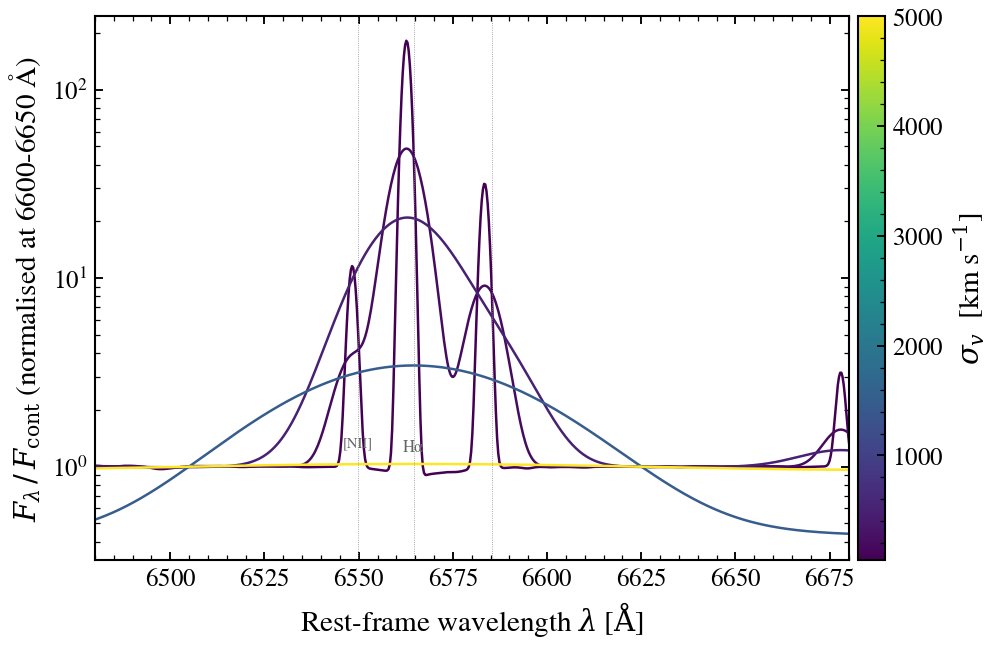

Source code (Python):
"""
Emission-line velocity dispersion: narrow [NII] to broad Hα
===========================================================

Narrow-line regions sit at σ_v ≈ 50–300 km/s; a broad Hα component from the
AGN accretion disk reaches thousands of km/s. The [NII] doublet is separated
by 35.4 Å (6549.86 and 6585.28 Å vacuum), which corresponds to σ_v ≈ 1600
km/s — above that the two lines merge into the wing of Hα.
"""

import os

os.environ["TF_CPP_MIN_LOG_LEVEL"] = "2"

import warnings

import jax
import jax.numpy as jnp
import matplotlib as mpl
import matplotlib.pyplot as plt
import numpy as np

import tengri
from tengri.plot import setup_style

setup_style()
warnings.filterwarnings("ignore", message=".*BakedInBackend.*")


# ─── Setup ───────────────────────────────────────────────────────────
SIGMA_GRID = np.array([50.0, 200.0, 500.0, 1500.0, 5000.0])
Z = 0.05  # Avoid predict_spectrum NaN at z=0
WAVE_OBS = jnp.linspace(6450.0 * (1 + Z), 6700.0 * (1 + Z), 800)
WAVE_REST = np.asarray(WAVE_OBS) / (1 + Z)

# Load SSP and build model with Cue nebular component (bare-stellar SSP)
ssp = tengri.load_ssp("fsps_prsc_miles_chabrier")
spec = tengri.Spectroscopy(wave_obs=WAVE_OBS, resolution=3000.0)
obs = tengri.Observation(spectroscopy=spec)

# ``sigma_v_kms`` is a "shared" parameter (parameters/_shared.py) with no
# nested-dict-grammar key of its own -- unlike redshift/met_logzsol it is
# reachable through neither a top-level ``SEDModel.build(...)`` kwarg nor any
# group's wildcard, only through the flat ``Parameters`` escape hatch. It is
# swept below (#2296: a params-dict key the spec declared Fixed is refused),
# so build the spec via ``parse_groups`` as ``.build()`` would internally,
# then free it explicitly with ``merge_observation_params`` before
# constructing the model. Declared bounds are capped at the parameter's own
# physical constraint (sigma_v_kms in [0, 2000] km/s); SIGMA_GRID's 5000 km/s
# point is a direct value override at predict time, not bounded by the prior.
param_spec = tengri.parse_groups(
    sfh={
        "type": "dpl",
        "all_params": tengri.Fixed(tengri.DEFAULT),
        "alpha": 3.0,
        "beta": 0.3,
        "tau_gyr": 0.03,
        "log_total_mass": 8.48,
    },
    dust_attenuation={
        "law": "power_law",
        "type": "two_component",
        "all_params": tengri.Fixed(tengri.DEFAULT),
        "tau_bc": 0.0,
        "tau_diff": 0.05,
    },
    neb={
        "type": "cue",
        "all_params": tengri.Fixed(tengri.DEFAULT),
        "logU": tengri.Fixed(-2.5),
        "fesc": tengri.Fixed(0.0),
    },
    redshift=tengri.Fixed(Z),
).merge_observation_params(sigma_v_kms=tengri.Uniform(0.0, 2000.0))
model = tengri.SEDModel(param_spec, ssp, observation=obs)

baseline = dict(model.spec.sample(jax.random.PRNGKey(0)))

# ─── Sweep emission-line sigma_v ──────────────────────────────────
norm = mpl.colors.Normalize(vmin=SIGMA_GRID.min(), vmax=SIGMA_GRID.max())
cmap = plt.get_cmap("viridis")

fig, ax = plt.subplots(figsize=(7.0, 4.6))
for sigma in SIGMA_GRID:
    params = {**baseline, "sigma_v_kms": jnp.float64(sigma)}
    spec_out = model.predict_spectrum(params, wave_obs=WAVE_OBS)
    flux = np.asarray(spec_out)

    # Continuum normalization at 6600 Å
    cont_mask = (WAVE_REST >= 6600) & (WAVE_REST <= 6650)
    f_cont = np.median(flux[cont_mask])
    ax.plot(WAVE_REST, flux / f_cont, color=cmap(norm(sigma)), lw=1.2)

# Mark emission lines
ax.axvline(6549.86, color="0.55", lw=0.4, ls=":")  # [NII] 6548
ax.axvline(6564.61, color="0.55", lw=0.4, ls=":")  # Hα 6565
ax.axvline(6585.28, color="0.55", lw=0.4, ls=":")  # [NII] 6584
ax.text(6564.61, 1.20, "Hα", fontsize=8, color="0.4", ha="center")
ax.text(6549.86, 1.27, "[NII]", fontsize=7, color="0.4", ha="center")

ax.set(
    xlim=(6480, 6680),
    yscale="log",
    xlabel=r"Rest-frame wavelength $\lambda$ [$\mathrm{\AA}$]",
    ylabel=r"$F_\lambda\,/\,F_{\rm cont}$ (normalized at 6600-6650 Å)",
)
cb = fig.colorbar(plt.cm.ScalarMappable(norm=norm, cmap=cmap), ax=ax, pad=0.01)
cb.set_label(r"$\sigma_v$  [km s$^{-1}$]")

fig.tight_layout()
plt.savefig("plot_velocity_offset_lines.png", dpi=150, bbox_inches="tight")
